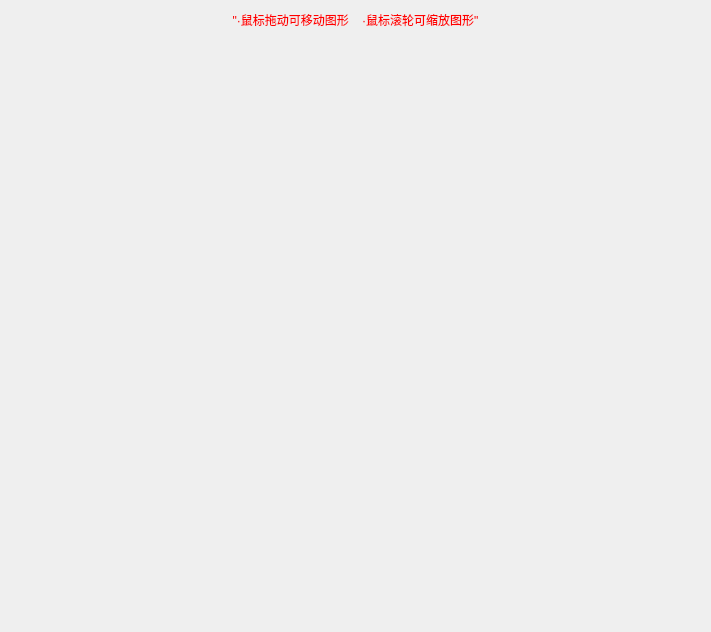
<?xml version="1.0" encoding="UTF-8"?>
<ui version="4.0">
 <class>Dialog_TrackMap</class>
 <widget class="QDialog" name="Dialog_TrackMap">
  <property name="geometry">
   <rect>
    <x>0</x>
    <y>0</y>
    <width>711</width>
    <height>632</height>
   </rect>
  </property>
  <property name="minimumSize">
   <size>
    <width>711</width>
    <height>632</height>
   </size>
  </property>
  <property name="windowTitle">
   <string>Dialog</string>
  </property>
  <layout class="QVBoxLayout" name="verticalLayout">
   <item>
    <widget class="QLabel" name="label">
     <property name="styleSheet">
      <string notr="true">color: rgb(255, 0, 0);</string>
     </property>
     <property name="text">
      <string>&quot;·鼠标拖动可移动图形    ·鼠标滚轮可缩放图形&quot;</string>
     </property>
     <property name="alignment">
      <set>Qt::AlignCenter</set>
     </property>
    </widget>
   </item>
   <item>
    <widget class="QCustomPlot" name="QCustomPlot_TrackMap" native="true">
     <property name="sizePolicy">
      <sizepolicy hsizetype="Expanding" vsizetype="Expanding">
       <horstretch>0</horstretch>
       <verstretch>0</verstretch>
      </sizepolicy>
     </property>
    </widget>
   </item>
  </layout>
 </widget>
 <customwidgets>
  <customwidget>
   <class>QCustomPlot</class>
   <extends>QWidget</extends>
   <header location="global">qcustomplot.h</header>
   <container>1</container>
  </customwidget>
 </customwidgets>
 <resources/>
 <connections/>
</ui>
